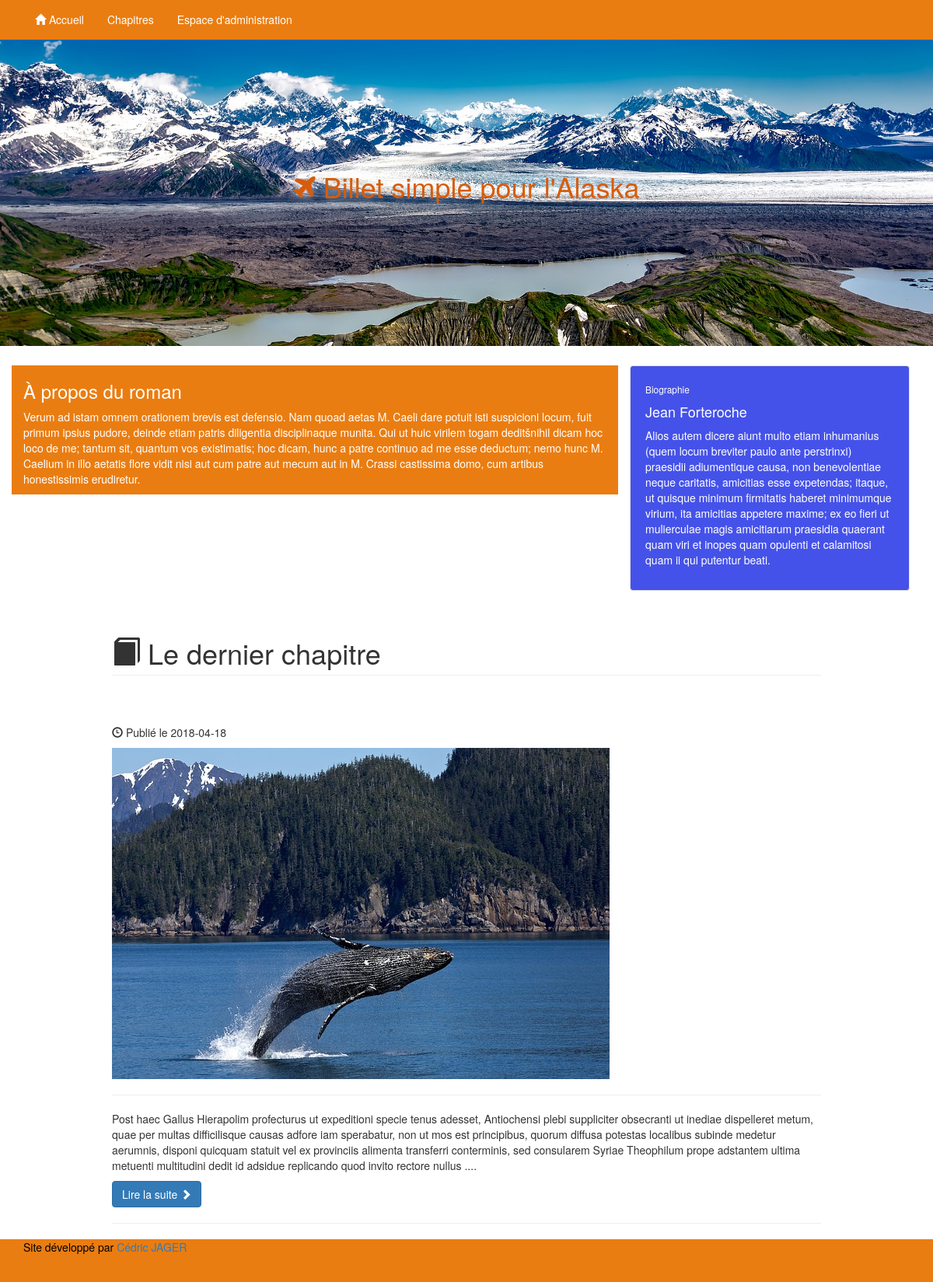
The page / on the database its author committed.
### tables this page shows
CREATE TABLE `articles` (
  `id` int(11) NOT NULL,
  `titre` varchar(255) NOT NULL,
  `contenu` longtext NOT NULL,
  `date` date NOT NULL,
  `illustration` varchar(255) NOT NULL
);

### controleur/Controleur.php (called while the page is built, shortened)
<?php
require 'Autoload.php';
class Controleur {
  public $Article;
  public function __construct() {
    $this->Article = new Articles();
    $this->App = new App();
  }
  public function home() {
    $req = $this->Article->getArticles(1);
    $admin = $this->App->getBio();
    $about = $this->App->getAbout();
    $vue = require 'vue/home.php';
  }
}

### index.php (called while the page is built, shortened)
<?php
require 'controleur/Routeur.php';
$routeur = new Routeur();
$routeur->RouteurRequete();

### controleur/Autoload.php (called while the page is built, shortened)
<?php
class Autoload {
   static function myAutoload($class_name) {
     $class = ucfirst($class_name);
  }
}

### modele/App.php (called while the page is built, shortened)
<?php
require_once 'Modele.php';
class App extends Modele{
  public function getBio() {
    $sql = 'SELECT biographie FROM admin';
    return $this->query($sql, true);
  }
  public function getAbout() {
    $sql = 'SELECT about FROM admin';
    return $this->query($sql, true);
  }
}

### modele/Modele.php (called while the page is built, shortened)
<?php
class Modele {
  private function getBdd()
  {
    $bdd = ConfigBD::database();
    $pdo = new PDO("mysql:host={$bdd['host']};dbname={$bdd['db_name']};charset=utf8",
                  "{$bdd['username']}", "{$bdd['password']}", array(
                    PDO::MYSQL_ATTR_INIT_COMMAND => 'SET NAMES utf8',
                    PDO::ATTR_ERRMODE => PDO::ERRMODE_EXCEPTION,
                    PDO::ATTR_DEFAULT_FETCH_MODE => PDO::FETCH_OBJ
                  ));
    return $pdo;
  }
  public function query($sql, $only = false)
  {
    $req = self::getBdd()->query($sql);
    if ($only == true) {
      return $req->fetch();
    }
    elseif ($only != true && $req->rowCount() == null) {
      return $req;
    }
    else {
      return $req->fetchAll();
    }
  }
}

### modele/Articles.php (called while the page is built, shortened)
<?php
require_once 'Modele.php';
class Articles extends Modele{
  public function getArticles($nombre = null)
   {
    if ($nombre == 1) {
      $sql = 'SELECT * FROM articles ORDER BY id DESC LIMIT 0, 1';
      $req = $this->query($sql,true);
    }
    else {
      $sql = "SELECT *, DATE_FORMAT(date, '%d/%m/%Y') AS date FROM articles ORDER BY id ASC";
      $req =  $this->query($sql);
    }
    return $req;
  }
}

### vue/home.php (the view, shortened to what this page needs)
<header class="business-header">
<div class="container">
    <div class="row">
        <div class="col-lg-12">
            <h1 class="tagline tagline-home"><i class="fa fa-plane"></i> Billet simple pour l'Alaska</h1>
        </div>
    </div>
</div>
</header>
<div class="container">
  <div class="about">
    <div class="row">
      <div class="col-md-8">
        <h3>À propos du roman</h3>
        <?= $about->about ?>
      </div>
      <div class="col-md-4">
        <div class="well">
          <small>Biographie</small>
          <h4>Jean Forteroche</h4>
          <p><?= $admin->biographie ?></p>
        </div>
      </div>
    </div>
  </div>
  <div class="lastEpisode">
    <h1 class="page-header">
      <span class="glyphicon glyphicon-book"></span> Le dernier chapitre
    </h1>
    <?php if($req != false) : ?>
      <h2>
        <a href="index.php?p=single&id=<?=$req->id ?>"><?= $req->titre ?></a>
      </h2>
      <p>
        <span class="glyphicon glyphicon-time"></span> Publié le <?= $req->date ?>
      </p>
      <img class="img-responsive" src="<?= $req->illustration ?>" alt="">
      <hr>
      <p>
        <?= substr($req->contenu, 0, 512) . '....' ?>
      </p>
      <a class="btn btn-primary" href="index.php?p=single&id=<?= $req->id ?>">
        Lire la suite <span class="glyphicon glyphicon-chevron-right"></span>
      </a>
      <hr>
    <?php endif; ?>
  </div>
</div>

### controleur/Routeur.php (shortened to what this page needs)
<?php
require_once 'Controleur.php';
class Routeur {
  private $controleur;
  public function __construct(){
    $this->controleur = new Controleur();
  }
  public function RouteurRequete() {
    if (isset($_GET['p'])) {
      $p = $_GET['p'];
    }
    else {
      $p = 'home';
    }
    if ($p === 'home') {
      $this->controleur->home();
    }
    elseif ($p === 'single') {
      $this->controleur->single();
    }
    elseif ($p === 'episodes') {
      $this->controleur->episodes();
    }
    elseif ($p === 'login') {
      $this->controleur->login();
    }
    elseif ($p === 'dashboard') {
      $this->controleur->dashboard();
    }
    elseif ($p === 'logout') {
      $this->controleur->logout();
    }
    elseif ($p === 'create') {
      $this->controleur->create();
    }
    elseif ($p === 'update') {
      $this->controleur->update();
    }
    elseif ($p === '404') {
      $this->controleur->error();
    }
    elseif ($p === 'account') {
      $this->controleur->account();
    }
    elseif ($p === 'forget') {
      require 'vue/admin/forget.php';
    }
    $contenu = ob_get_clean();
    require 'vue/default.php';
  }
}

### vue/default.php (shortened to what this page needs)
<!DOCTYPE html>
<html lang="fr">
  <head>
    <link rel="stylesheet" href="public/css/bootstrap/bootstrap.min.css">
    <link rel="stylesheet" href="public/css/style.css">
    <link rel="stylesheet" href="https://maxcdn.bootstrapcdn.com/font-awesome/4.7.0/css/font-awesome.min.css">
  </head>
  <body>
    <nav class="navbar navbar-inverse navbar-fixed-top" role="navigation">
        <div class="container">
            <div class="collapse navbar-collapse navbar-left" id="bs-example-navbar-collapse-1">
                <ul class="nav navbar-nav">
                    <li>
                      <a href="index.php"><span class="glyphicon glyphicon-home"></span> Accueil</a>
                    </li>
                    <li>
                        <a href="index.php?p=episodes">Chapitres</a>
                    </li>
                    <li>
                        <a href="index.php?p=login">Espace d'administration</a>
                    </li>
                </ul>
            </div>
        </div>
    </nav>
    <div class="body">
      <?= $contenu ?>
    <footer>
      <div class="container">
        <div class="row">
          <div class="col-lg-12 footer">
            <p>Site développé par<a href="http://cedricjager.com"> Cédric JAGER</a></p></div>
          </div>
        </div>
      </div>
  </body>
  </html>

### public/css/style.css (style rules this page uses)
body { padding-top: 45px; }
footer { color: black; background-color: rgb(234,125,17); height: 55px; }
.navbar { background-color: rgb(234,125,17); border-color: rgb(234,125,17); }
.navbar a { color: white !important; }
.business-header { height: 400px; background: url(../img/banner.jpg) center center no-repeat scroll; -webkit-background-size: cover; -moz-background-size: cover; background-size: cover; -o-background-size: cover; }
.tagline { text-shadow: 0 0 15px white; color: rgb(215,92,11); }
.col-md-8 { background-color: rgb(234,125,17); color: white; }
.well { background-color: rgb(69,82,233); color: white; }
.lastEpisode a { color: white; }
.lastEpisode .btn-primary { color: white; }
.tagline-home { text-align: center; padding-top: 155px; }
.lastEpisode { width: 80%; margin: auto; }
.about { margin-top: 25px; }

### rows shown on the page
articles: date "2018-04-18", illustration (picture), contenu "Post haec Gallus Hierapolim profecturus ut expeditioni specie tenus adesset, Antiochensi plebi suppliciter obsecranti ut inediae dispelleret metum, quae per multas difficilisque causas adfore iam sperabatur, non ut mos est principibus, quorum diffusa potestas localibus subinde medetur aerumnis, disponi quicquam statuit vel ex provinciis alimenta transferri conterminis, sed consularem Syriae Theophilum prope adstantem ultima metuenti multitudini dedit id adsidue replicando quod invito rectore nullus"
